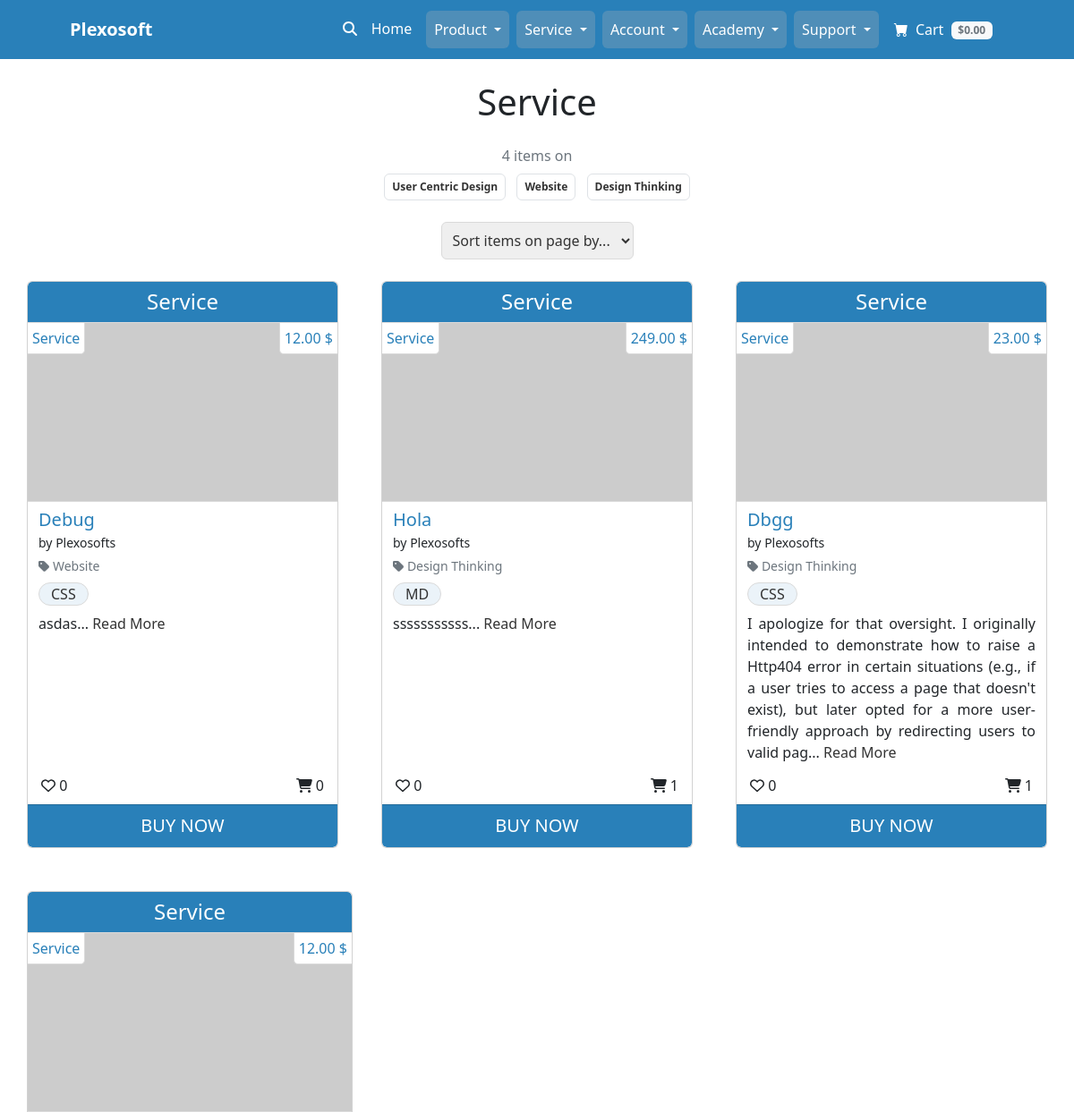
Page /all/service/ (upper part) on the earlier database version.
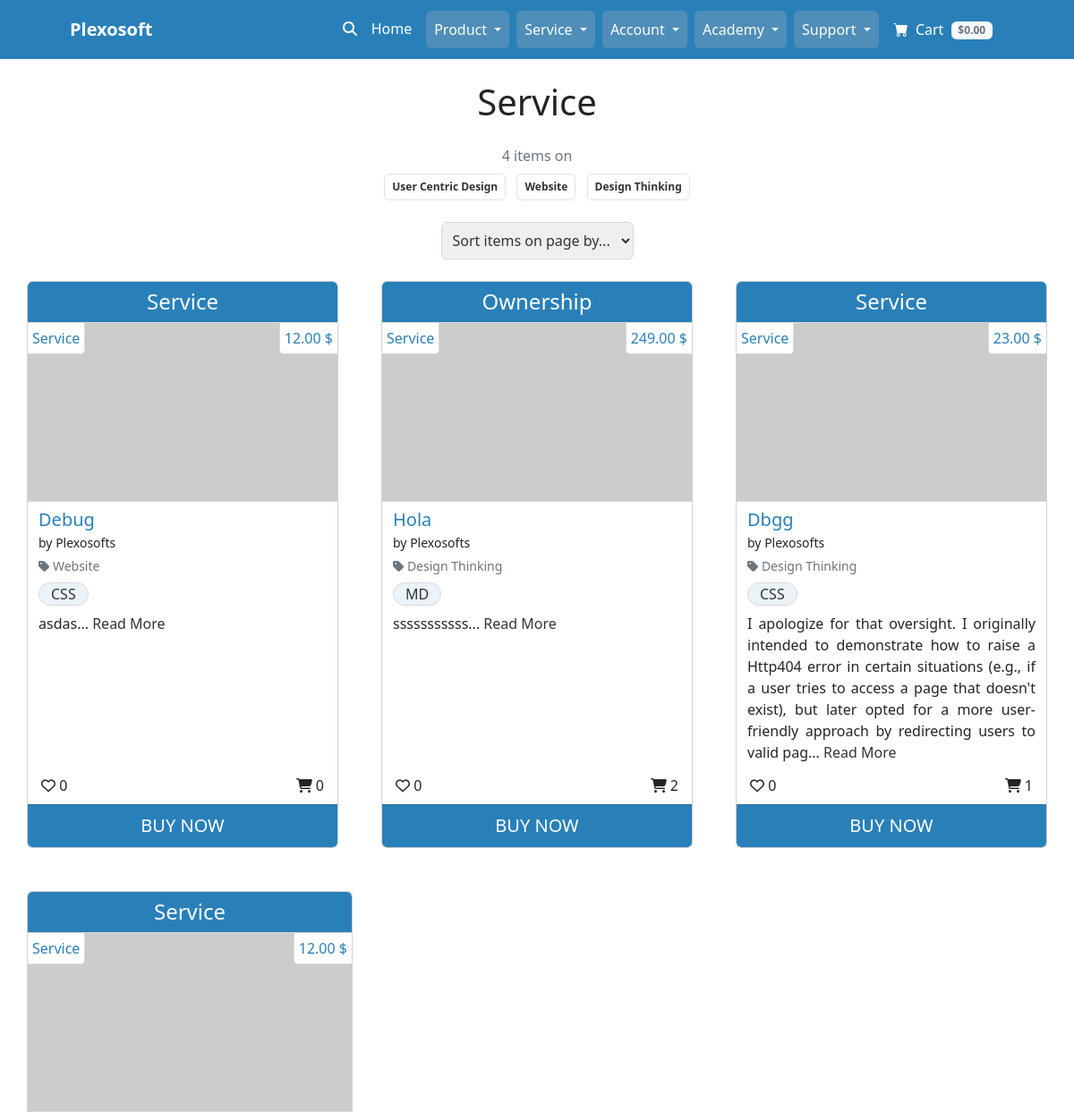
Same page on the later database version.
### product_service/models.py (models this page shows, shortened)
class Service(models.Model):
    title = models.CharField(max_length=64, unique=True)
    sku = models.CharField(max_length=64, unique=True)
    price = models.DecimalField(max_digits=6, decimal_places=2)
    description = models.TextField(max_length=528)
    status = models.IntegerField(choices=STATUS, default=0)
    category = models.ForeignKey(
        Category, on_delete=models.SET_NULL,
        related_name='service_categories', null=True, blank=True)
    excerpt = models.CharField(max_length=264)
    type = models.IntegerField(choices=SCOPE_TYPE, default=1)
    instance = models.IntegerField(choices=INSTANCE_TYPE, default=1)
    code = models.ManyToManyField(CodeType, related_name="code_type_service")
    service = models.ManyToManyField(
        ServiceType, related_name="on_service_type")
    preview = models.URLField(
        max_length=1024, null=True, blank=True, unique=True)
    docs = models.URLField(
        max_length=1024, null=True, blank=True, unique=True)
    slug = models.SlugField(max_length=200, unique=True, blank=True)
    image = models.ImageField(null=True, blank=True)
    image_url = models.URLField(max_length=1024, null=True, blank=True)
    author = models.ForeignKey(
        'homepage.UserProfile', on_delete=models.SET_NULL,
        related_name='service_authors', null=True)
    created_on = models.DateTimeField(auto_now_add=True)
    likes = models.ManyToManyField(
        'homepage.Like', related_name='service_likes', blank=True)
    comments = models.ManyToManyField(
        'homepage.Comment', related_name='service_comments', blank=True)
    download_url = models.ManyToManyField(
        'Download', related_name='service_downloads', blank=True)
    class Meta:
        ordering = ['title']

class Category(models.Model):
    category_name = models.CharField(max_length=64, unique=True)
    alt_name = models.CharField(max_length=64, unique=True)
    class Meta:
        ordering = ['category_name']
        verbose_name_plural = "Categories"
    def __str__(self):
        return self.category_name

### homepage/models.py (models this page shows)
class UserProfile(AbstractUser):
    email = models.EmailField(
        unique=True)
    role = models.IntegerField(choices=ROLES, default=0)
    type = models.IntegerField(choices=USER_TYPE, default=0)
    status = models.IntegerField(choices=STATUS, default=2)
    class Meta:
        ordering = ['username']
    def __str__(self):
        return f'{self.username}'

### homepage/views.py (the view)
# urls.py: path('all/service/', AllServiceListView.as_view(),
class AllServiceListView(generic.ListView):
    model = Service
    template_name = 'all_product_service/all_service.html'
    paginate_by = 6
    context_object_name = 'service_all'
    def get_queryset(self):
        try:
            return Service.objects.filter(status=2).annotate(
                likescount=Count('likes'),
            ).order_by('-created_on')
        except Exception as e:
            logger.error(f"Error fetching Service instances: {str(e)}")
            messages.error(self.request, 'Error fetching Service instances.')
            return []
    def get_context_data(self, **kwargs):
        context = super().get_context_data(**kwargs)
        service_all = context[self.context_object_name]
        order_counts = {}
        for item in service_all:
            if item.instance == 1:
                order_count = Order.objects.filter(
                    status=2, lineitems__service=item).count()
                order_counts[item.title] = order_count
        unique_categories = list(
            set([service.category for service in service_all]))
        context['categories'] = unique_categories
        context['order_count'] = order_counts
        return context

### homepage/custom_context_processors.py (called while the page is built, shortened)
def get_verified_email(request):
    return {'get_verified_email': None}

### product_service/models.py (called while the page is built)
    def __str__(self):
        return self.code

### homepage/templates/all_product_service/all_service.html (shortened to what the changed rows need)
{% extends "base.html" %}
{% load static %}
{% block content %}
<div class="container px-4 px-lg-0">
    <div id="item-container" class="row gx-4 gx-lg-5 mt-4">
        {% for service in service_all %}
        <div class="col-lg-4 col-md-12 mb-5 col-sm-12 item">
            <div class="card h-100">
                {% if service.type %}
                <div class="card-header text-center h4">{{ service.get_type_display}}</div>
                {% elif service.instance %}
                <div class="card-header text-center h4">{{ service.get_instance_display}}</div>
                {% endif %}
                <a href="{% url 'single_service' service.slug %}" class="row bg-thumbnail d-block">
                    <div class="col-12 bg-thumbnail-image" style="background-image: url('{{ service.image_url }}')">
                        <div class="d-flex justify-content-between">
                            <span class="thumbnail-tags-left">{{ service.get_instance_display }}</span>
                            <span class="thumbnail-tags-right price">{{ service.price }} $</span>
                        </div>
                    </div>
                </a>
                <div class="card-body pt-1 px-2 pb-1">
                    <div class="row">
                        <div class="col-12 d-inline-block">
                            <div class="p-1">
                                <div>
                                    <a href="{% url 'single_service' service.slug %}"
                                        class="title h5 pb-0 mb-0">{{ service.title }}
                                    </a>
                                </div>
                                <small>by {{ service.author }}</small>
                                {% if service.category %}
                                <p class="small mt-1 mb-0">
                                    <a class="text-muted"
                                        href="{% url 'combined_items_all' %}/?q={{service.category.alt_name}}">
                                        <i class="fas fa-tag mr-1"></i>
                                        <span class="category">
                                            {{ service.category }}
                                        </span>
                                    </a>
                                </p>
                                {% endif %}
                                <p class="my-0 fs-6">
                                    {% for codes in service.code.all %}
                                    <span class="item-tags d-inline-block m-0 mt-2">
                                        {{ codes }}
                                    </span>
                                    {% endfor %}
                                </p>
                                <p class="my-0 fs-6 text-justify mt-2"> {{ service.excerpt|safe }}...
                                    <a class="read-more" href="{% url 'single_service' service.slug %}">
                                        Read More
                                    </a>
                                </p>
                            </div>
                        </div>
                    </div>
                </div>
                <div class="row mb-1">
                    <div class="col-12">
                        <div class="d-flex justify-content-between">
                            <span class="likes-tags-left"><i class="fa-regular fa-heart"></i>
                                <span class="likes">
                                    {{ service.likescount }}
                                </span>
                            </span>
                            <span class="purchases-tags-right"><i class="fa-solid fa-cart-shopping"></i>
                                <span class="transactions">
                                    {% for title, count in order_count.items %}
                                    {% if service.title == title %}
                                    {{ count }}
                                    {% endif %}
                                    {% endfor %}
                                </span>
                            </span>
                        </div>
                    </div>
                </div>
                <a class="card-footer text-center fs-5 btn" href="{% url 'single_service' service.slug %}">BUY NOW</a>
            </div>
        </div>
        {% if forloop.counter|divisibleby:3 %}
    </div>
        {% endif %}
        {% endfor %}
</div>
{% endblock content %}

Differences in the rows shown:
changed Service "Hola": type (not shown) → "Ownership"; instance "Service" → (not shown)
Other differences:
new list line: "2"
list line gone: "1"
